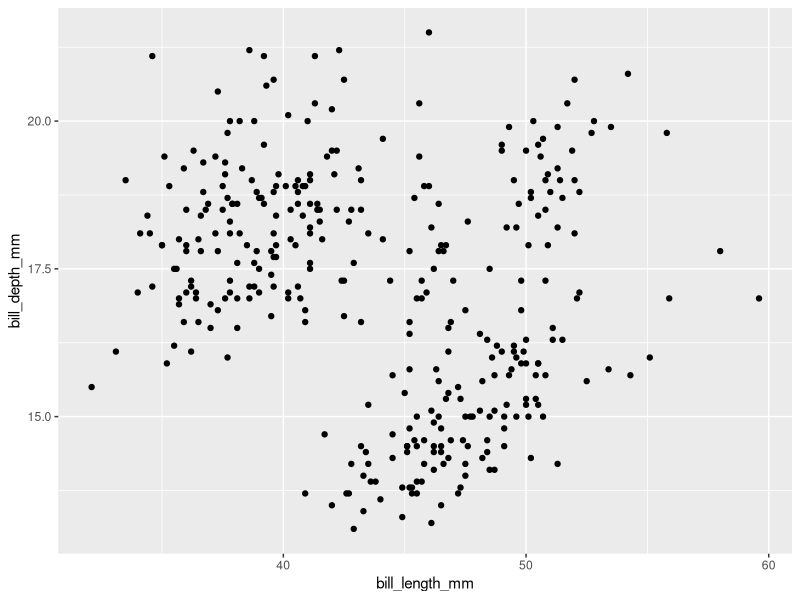
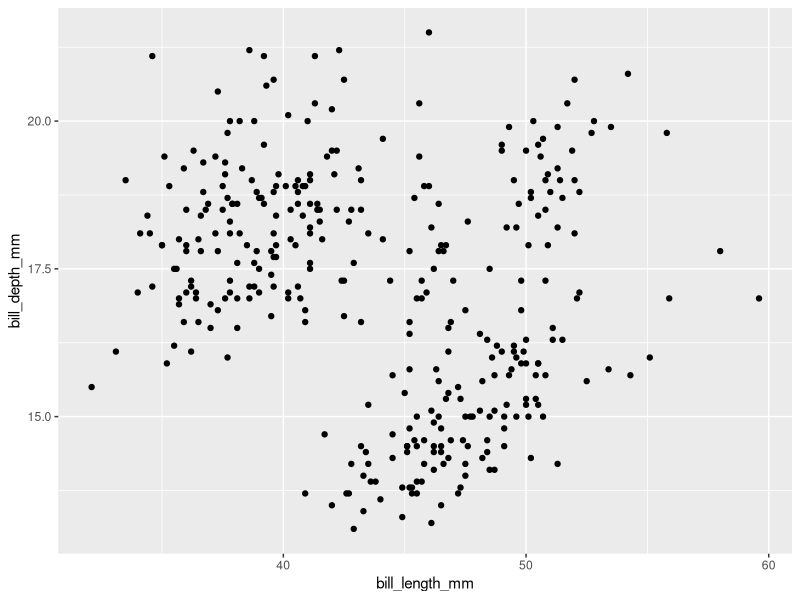
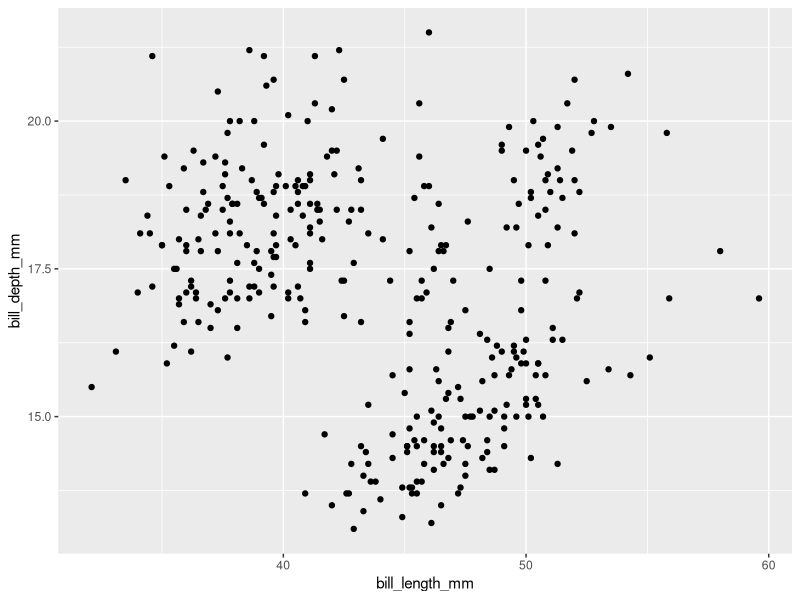
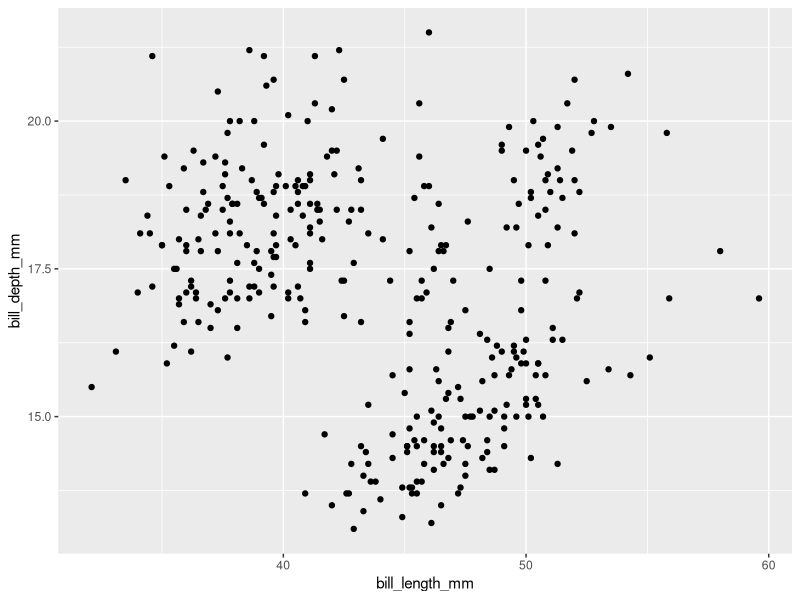
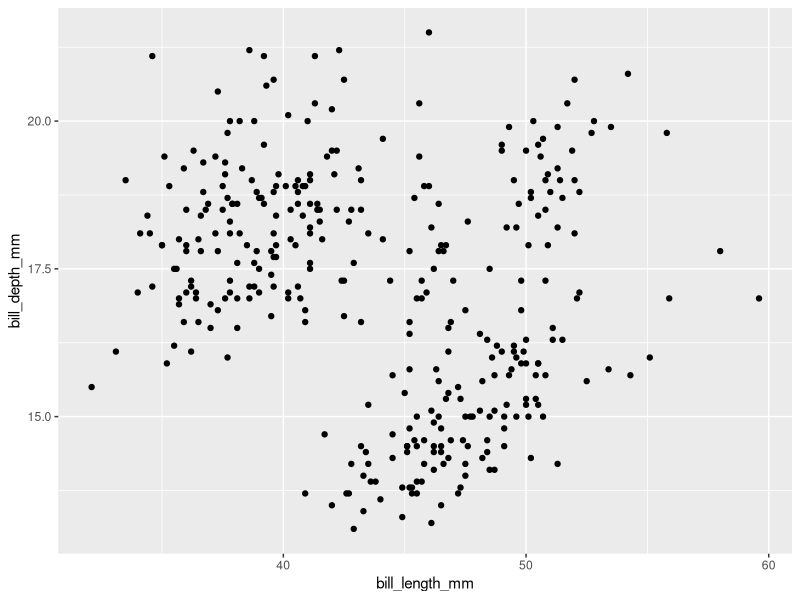
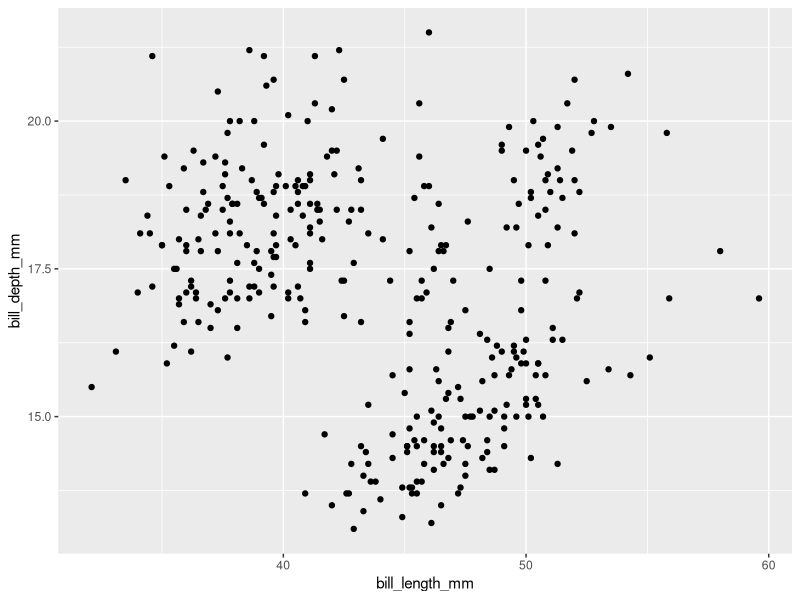
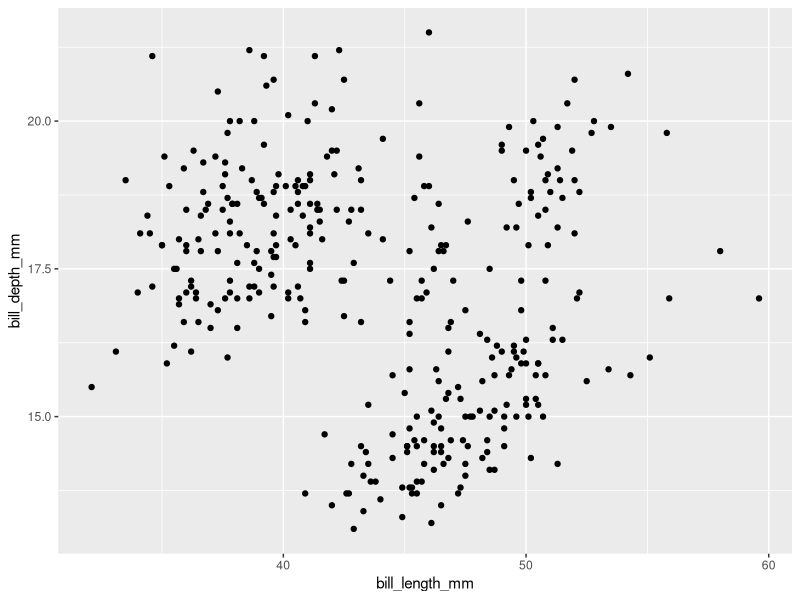
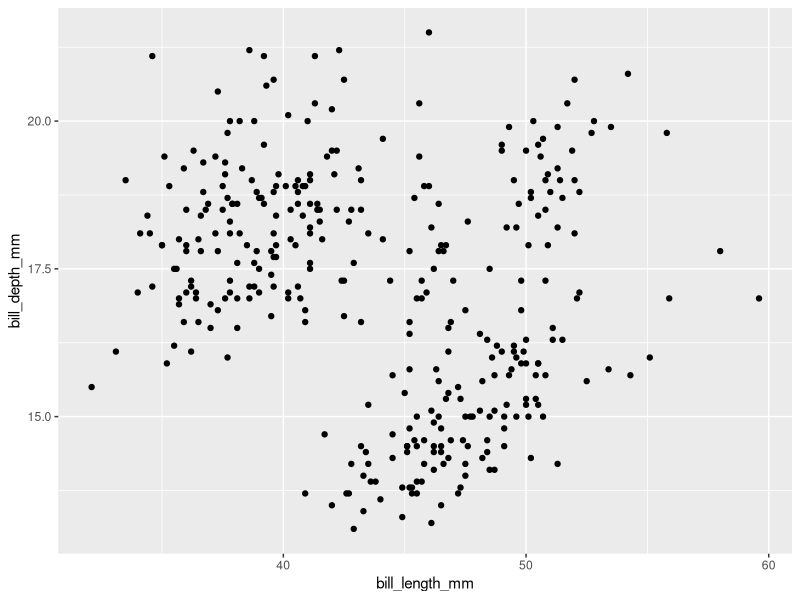

Here is the R script that generated these plots, in order:
## ---- chunk 1
#| message: false

library(tidyverse)
library(palmerpenguins)
## ---- chunk 2
#| echo: false

ggplot(penguins, aes(x = bill_length_mm, y = bill_depth_mm)) + 
  geom_point()
## ---- chunk 3
#| echo: true

ggplot(penguins, aes(x = bill_length_mm, y = bill_depth_mm)) + 
  geom_point()
## ---- chunk 4
#| warning: false
#| echo: true

ggplot(penguins, aes(x = bill_length_mm, y = bill_depth_mm)) + 
  geom_point()
## ---- chunk 5
#| warning: true
#| echo: true

ggplot(penguins, aes(x = bill_length_mm, y = bill_depth_mm)) + 
  geom_point()
## ---- chunk 6
#| eval: true
#| echo: true

ggplot(penguins, aes(x = bill_length_mm, y = bill_depth_mm)) + 
  geom_point()
## ---- chunk 7
#| fig-width: 1
#| echo: false

ggplot(penguins, aes(x = bill_length_mm, y = bill_depth_mm)) + 
  geom_point()
## ---- chunk 8
#| fig-width: 4
#| echo: false

ggplot(penguins, aes(x = bill_length_mm, y = bill_depth_mm)) + 
  geom_point()
## ---- chunk 9
#| fig-asp: 0.1
#| echo: false

ggplot(penguins, aes(x = bill_length_mm, y = bill_depth_mm)) + 
  geom_point()
## ---- chunk 10
#| fig-asp: 0.5
#| echo: false

ggplot(penguins, aes(x = bill_length_mm, y = bill_depth_mm)) + 
  geom_point()
## ---- chunk 11
#| fig-asp: 1
#| echo: false

ggplot(penguins, aes(x = bill_length_mm, y = bill_depth_mm)) + 
  geom_point()
## ---- chunk 12
library(knitr)
## ---- chunk 13
#| echo: true



mtcars |>
  group_by(cyl) |>
  summarize(
    avg_mpg = mean(mpg),
    avg_hp = mean(hp),
    count = n()
  ) |>
  kable(digits = 2, 
        caption = "Average MPG and HP by Cylinder")
## ---- chunk 14
#| echo: true
mtcars |>
  group_by(cyl) |>
  summarize(
    avg_mpg = mean(mpg),
    avg_hp = mean(hp),
    count = n()
  ) 
